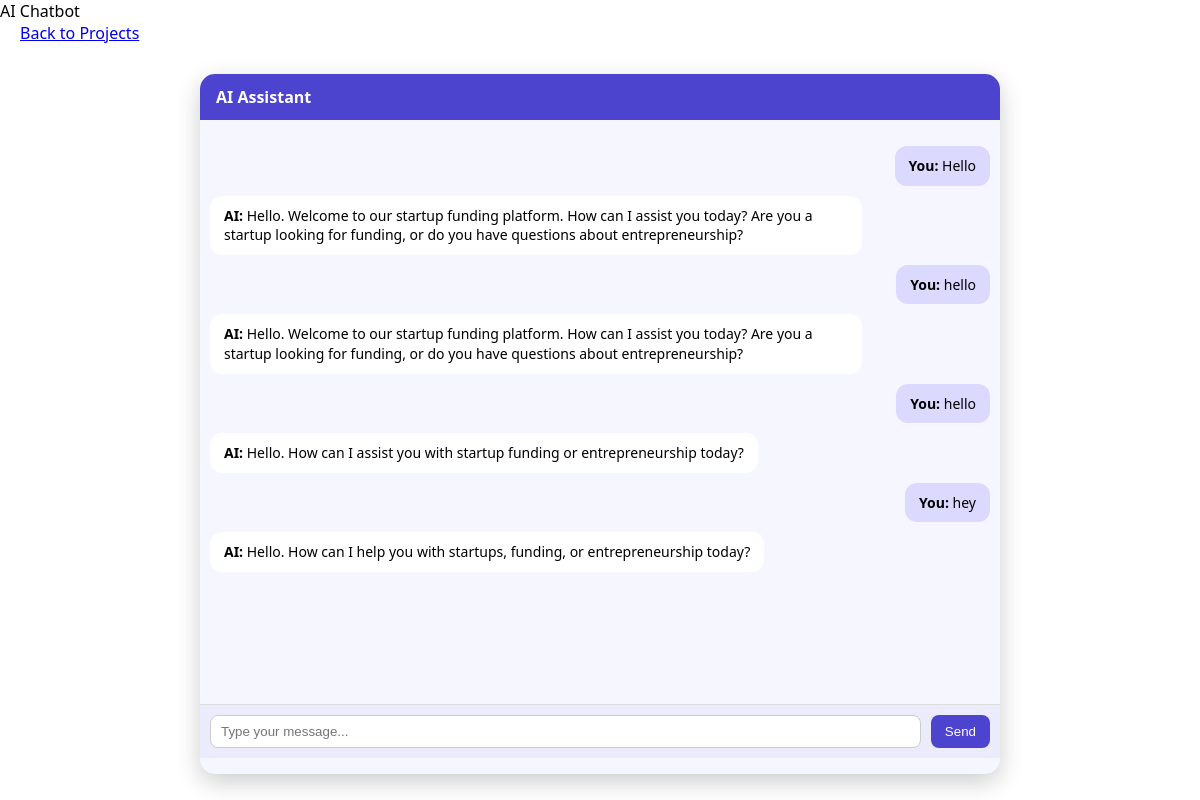
The app's page /chatbot/ (signed in) with its own data.
### main/models.py (models this page shows, shortened)
class Chat(models.Model):
    user = models.ForeignKey(User, on_delete=models.CASCADE)
    message = models.TextField()
    response = models.TextField()
    created_at = models.DateTimeField(auto_now_add=True)

### main/views.py (the view)
# urls.py: path('chatbot/', views.chatbot_view, name='chatbot'),
@xframe_options_exempt
def chatbot_view(request):
    if request.user.is_authenticated:
        chats = Chat.objects.filter(user=request.user).order_by('created_at')
        return render(request, 'chatbot.html', {'chats': chats})
    return render(request, 'chatbot.html', {'chats': []})

### main/templates/chatbot.html (shortened to what this page needs)
 {% block content %}
<div class="container">
  <div class="row">
    <div class="col-12">
      <a href="{% url 'home' %}" class="btn btn-outline-secondary back-button">
         Back to Projects
      </a>
    </div>
  </div>
</div>
<div class="chat-container">
  <div class="chat-header">AI Assistant</div>
  <div class="chat-body">
    <ul class="messages-list" id="messagesList">
      {% if not chats %}
      <li class="message received">
        <div class="message-text">
          <strong>AI:</strong> Hello! I'm your AI assistant. How can I help you
          with your startup journey today?
        </div>
      </li>
      {% else %} {% for chat in chats %}
      <li class="message sent">
        <div class="message-text"><strong>You:</strong> {{ chat.message }}</div>
      </li>
      <li class="message received">
        <div class="message-text"><strong>AI:</strong> {{ chat.response }}</div>
      </li>
      {% endfor %} {% endif %}
    </ul>
  </div>
  <form
    method="post"
    action="{% url 'chatbot' %}"
    class="message-form"
    id="chat-form"
  >
    <input
      type="text"
      name="message"
      class="message-input"
      id="message-input"
      placeholder="Type your message..."
      autocomplete="off"
    />
    <button type="submit" class="btn-send">Send</button>
  </form>
</div>
{% endblock %}

### main/templates/chatbot.html (style rules this page uses)
.chat-container { max-width: 800px; margin: 30px auto; background-color: #f5f6ff; border-radius: 15px; box-shadow: 0 8px 24px rgba(0, 0, 0, 0.2); display: flex; flex-direction: column; overflow: hidden; height: calc(100vh - 100px); }
.chat-header { background-color: #4c44cf; color: white; padding: 12px 16px; font-weight: bold; display: flex; justify-content: space-between; align-items: center; font-size: 16px; }
.chat-body { flex: 1; padding: 10px; display: flex; flex-direction: column; overflow-y: auto; }
.messages-list { padding: 0; list-style: none; }
.message { margin-bottom: 10px; display: flex; flex-direction: column; }
.message-text { padding: 10px 14px; border-radius: 12px; max-width: 80%; font-size: 14px; line-height: 1.4; }
.sent { align-items: flex-end; }
.sent .message-text { background-color: #dcd9ff; text-align: right; }
.received { align-items: flex-start; }
.received .message-text { background-color: #ffffff; }
.message-form { display: flex; padding: 10px; background-color: #ecebfc; border-top: 1px solid #ddd; }
.message-input { flex: 1; padding: 8px 10px; border-radius: 8px; border: 1px solid #ccc; margin-right: 10px; }
.btn-send { background-color: #4c44cf; color: white; border: none; padding: 8px 14px; border-radius: 8px; cursor: pointer; transition: background-color 0.2s ease; }
.back-button { margin: 20px; }

### records on screen
Chat: message "Hello", response "Hello. Welcome to our startup funding platform. How can I assist you today? Are you a startup looking for funding, or do you have questions about entrepreneurship?"
Chat: message "hello", response "Hello. Welcome to our startup funding platform. How can I assist you today? Are you a startup looking for funding, or do you have questions about entrepreneurship?"
Chat: message "hello", response "Hello. How can I assist you with startup funding or entrepreneurship today?"
Chat: message "hey", response "Hello. How can I help you with startups, funding, or entrepreneurship today?"
